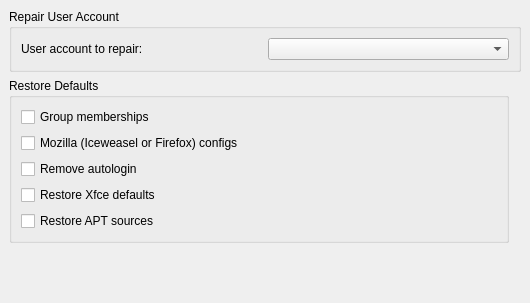
     <widget class="QWidget" name="repairTab">
      <attribute name="icon">
       <iconset>
        <normaloff>../../../../../../../../usr/share/mx-user/icons/package_development.png</normaloff>../../../../../../../../usr/share/mx-user/icons/package_development.png</iconset>
      </attribute>
      <attribute name="title">
       <string>Repair</string>
      </attribute>
      <attribute name="toolTip">
       <string>Repair a user configuration</string>
      </attribute>
      <layout class="QGridLayout">
       <property name="leftMargin">
        <number>9</number>
       </property>
       <property name="topMargin">
        <number>9</number>
       </property>
       <property name="rightMargin">
        <number>9</number>
       </property>
       <property name="bottomMargin">
        <number>9</number>
       </property>
       <property name="spacing">
        <number>6</number>
       </property>
       <item row="4" column="0" colspan="3">
        <spacer>
         <property name="orientation">
          <enum>Qt::Vertical</enum>
         </property>
         <property name="sizeHint" stdset="0">
          <size>
           <width>241</width>
           <height>51</height>
          </size>
         </property>
        </spacer>
       </item>
       <item row="0" column="0" colspan="3">
        <widget class="QGroupBox" name="groupBox_3">
         <property name="title">
          <string>Repair User Account</string>
         </property>
         <layout class="QGridLayout" name="_7">
          <item row="0" column="0">
           <widget class="QLabel" name="userLabel">
            <property name="sizePolicy">
             <sizepolicy hsizetype="Minimum" vsizetype="Minimum">
              <horstretch>0</horstretch>
              <verstretch>0</verstretch>
             </sizepolicy>
            </property>
            <property name="toolTip">
             <string>Select user to repair</string>
            </property>
            <property name="text">
             <string>User account to repair:</string>
            </property>
           </widget>
          </item>
          <item row="0" column="1">
           <widget class="QComboBox" name="userComboBox">
            <property name="sizePolicy">
             <sizepolicy hsizetype="Minimum" vsizetype="Minimum">
              <horstretch>0</horstretch>
              <verstretch>0</verstretch>
             </sizepolicy>
            </property>
            <property name="toolTip">
             <string>Select user to repair</string>
            </property>
           </widget>
          </item>
         </layout>
        </widget>
       </item>
       <item row="2" column="0">
        <widget class="QGroupBox" name="restoreGroupBox">
         <property name="sizePolicy">
          <sizepolicy hsizetype="MinimumExpanding" vsizetype="Minimum">
           <horstretch>0</horstretch>
           <verstretch>0</verstretch>
          </sizepolicy>
         </property>
         <property name="minimumSize">
          <size>
           <width>500</width>
           <height>130</height>
          </size>
         </property>
         <property name="title">
          <string>Restore Defaults</string>
         </property>
         <layout class="QGridLayout">
          <property name="leftMargin">
           <number>9</number>
          </property>
          <property name="topMargin">
           <number>9</number>
          </property>
          <property name="rightMargin">
           <number>9</number>
          </property>
          <property name="bottomMargin">
           <number>9</number>
          </property>
          <property name="spacing">
           <number>6</number>
          </property>
          <item row="2" column="0">
           <widget class="QCheckBox" name="checkMozilla">
            <property name="toolTip">
             <string>Restore browser configs to MX defaults</string>
            </property>
            <property name="whatsThis">
             <string/>
            </property>
            <property name="text">
             <string>Mozilla (Iceweasel or Firefox) configs</string>
            </property>
            <property name="shortcut">
             <string>Alt+X</string>
            </property>
           </widget>
          </item>
          <item row="1" column="0">
           <widget class="QCheckBox" name="checkGroups">
            <property name="toolTip">
             <string>Restore group memberships to MX defaults</string>
            </property>
            <property name="whatsThis">
             <string/>
            </property>
            <property name="text">
             <string>Group memberships</string>
            </property>
            <property name="shortcut">
             <string>Alt+G</string>
            </property>
           </widget>
          </item>
          <item row="7" column="0">
           <widget class="QCheckBox" name="checkApt">
            <property name="toolTip">
             <string>Restore APT sources to MX defaults</string>
            </property>
            <property name="text">
             <string>Restore APT sources</string>
            </property>
           </widget>
          </item>
          <item row="5" column="0">
           <widget class="QCheckBox" name="checkRemoveAutologin">
            <property name="text">
             <string>Remove autologin</string>
            </property>
           </widget>
          </item>
          <item row="6" column="0">
           <widget class="QCheckBox" name="checkXfce">
            <property name="text">
             <string>Restore Xfce defaults</string>
            </property>
           </widget>
          </item>
         </layout>
        </widget>
       </item>
      </layout>
     </widget>
